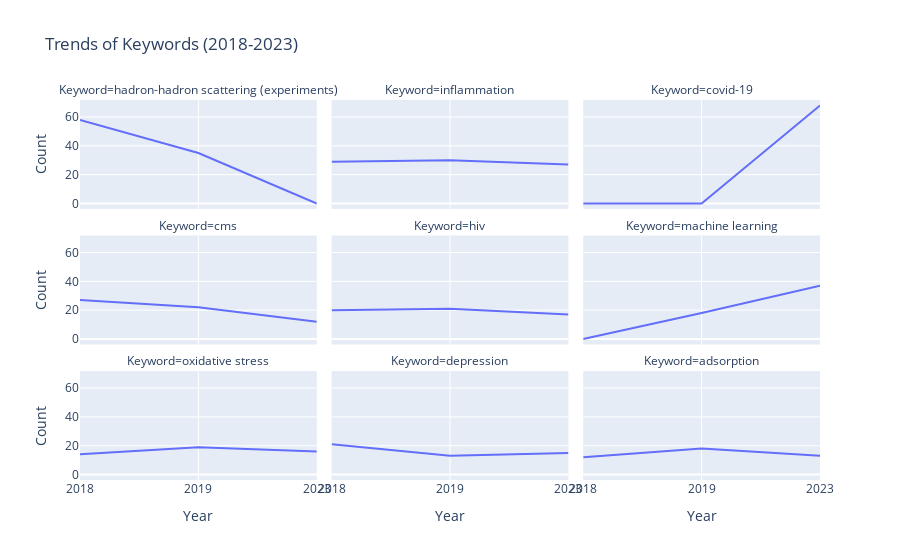

The code cell stored with this chart in its notebook:
### Code cell
fig = px.line(melted, x='Year', y='Count', facet_col='Keywords', 
              title='Trends of Keywords (2018-2023)', 
              facet_col_wrap=3,  # Adjust columns per row
              labels={'Year': 'Year', 'Count': 'Count', 'Keywords': 'Keyword'})

fig.show()

### Figure 1 — Plotly figure (JSON) as saved in the notebook; plotly's stock layout.template omitted (floating-point values rounded to 4 significant figures)
{"data": [{"hovertemplate": "Keyword=hadron-hadron scattering (experiments)<br>Year=%{x}<br>Count=%{y}<extra></extra>", "legendgroup": "", "line": {"color": "#636efa", "dash": "solid"}, "marker": {"symbol": "circle"}, "mode": "lines", "name": "", "orientation": "v", "showlegend": false, "type": "scatter", "x": ["2018", "2019", "2023"], "xaxis": "x7", "y": [58, 35, 0], "yaxis": "y7"}, {"hovertemplate": "Keyword=inflammation<br>Year=%{x}<br>Count=%{y}<extra></extra>", "legendgroup": "", "line": {"color": "#636efa", "dash": "solid"}, "marker": {"symbol": "circle"}, "mode": "lines", "name": "", "orientation": "v", "showlegend": false, "type": "scatter", "x": ["2018", "2019", "2023"], "xaxis": "x8", "y": [29, 30, 27], "yaxis": "y8"}, {"hovertemplate": "Keyword=covid-19<br>Year=%{x}<br>Count=%{y}<extra></extra>", "legendgroup": "", "line": {"color": "#636efa", "dash": "solid"}, "marker": {"symbol": "circle"}, "mode": "lines", "name": "", "orientation": "v", "showlegend": false, "type": "scatter", "x": ["2018", "2019", "2023"], "xaxis": "x9", "y": [0, 0, 68], "yaxis": "y9"}, {"hovertemplate": "Keyword=cms<br>Year=%{x}<br>Count=%{y}<extra></extra>", "legendgroup": "", "line": {"color": "#636efa", "dash": "solid"}, "marker": {"symbol": "circle"}, "mode": "lines", "name": "", "orientation": "v", "showlegend": false, "type": "scatter", "x": ["2018", "2019", "2023"], "xaxis": "x4", "y": [27, 22, 12], "yaxis": "y4"}, {"hovertemplate": "Keyword=hiv<br>Year=%{x}<br>Count=%{y}<extra></extra>", "legendgroup": "", "line": {"color": "#636efa", "dash": "solid"}, "marker": {"symbol": "circle"}, "mode": "lines", "name": "", "orientation": "v", "showlegend": false, "type": "scatter", "x": ["2018", "2019", "2023"], "xaxis": "x5", "y": [20, 21, 17], "yaxis": "y5"}, {"hovertemplate": "Keyword=machine learning<br>Year=%{x}<br>Count=%{y}<extra></extra>", "legendgroup": "", "line": {"color": "#636efa", "dash": "solid"}, "marker": {"symbol": "circle"}, "mode": "lines", "name": "", "orientation": "v", "showlegend": false, "type": "scatter", "x": ["2018", "2019", "2023"], "xaxis": "x6", "y": [0, 18, 37], "yaxis": "y6"}, {"hovertemplate": "Keyword=oxidative stress<br>Year=%{x}<br>Count=%{y}<extra></extra>", "legendgroup": "", "line": {"color": "#636efa", "dash": "solid"}, "marker": {"symbol": "circle"}, "mode": "lines", "name": "", "orientation": "v", "showlegend": false, "type": "scatter", "x": ["2018", "2019", "2023"], "xaxis": "x", "y": [14, 19, 16], "yaxis": "y"}, {"hovertemplate": "Keyword=depression<br>Year=%{x}<br>Count=%{y}<extra></extra>", "legendgroup": "", "line": {"color": "#636efa", "dash": "solid"}, "marker": {"symbol": "circle"}, "mode": "lines", "name": "", "orientation": "v", "showlegend": false, "type": "scatter", "x": ["2018", "2019", "2023"], "xaxis": "x2", "y": [21, 13, 15], "yaxis": "y2"}, {"hovertemplate": "Keyword=adsorption<br>Year=%{x}<br>Count=%{y}<extra></extra>", "legendgroup": "", "line": {"color": "#636efa", "dash": "solid"}, "marker": {"symbol": "circle"}, "mode": "lines", "name": "", "orientation": "v", "showlegend": false, "type": "scatter", "x": ["2018", "2019", "2023"], "xaxis": "x3", "y": [12, 18, 13], "yaxis": "y3"}], "layout": {"annotations": [{"font": {}, "showarrow": false, "text": "Keyword=oxidative stress", "x": 0.16, "xanchor": "center", "xref": "paper", "y": 0.2867, "yanchor": "bottom", "yref": "paper"}, {"font": {}, "showarrow": false, "text": "Keyword=depression", "x": 0.5, "xanchor": "center", "xref": "paper", "y": 0.2867, "yanchor": "bottom", "yref": "paper"}, {"font": {}, "showarrow": false, "text": "Keyword=adsorption", "x": 0.84, "xanchor": "center", "xref": "paper", "y": 0.2867, "yanchor": "bottom", "yref": "paper"}, {"font": {}, "showarrow": false, "text": "Keyword=cms", "x": 0.16, "xanchor": "center", "xref": "paper", "y": 0.6433, "yanchor": "bottom", "yref": "paper"}, {"font": {}, "showarrow": false, "text": "Keyword=hiv", "x": 0.5, "xanchor": "center", "xref": "paper", "y": 0.6433, "yanchor": "bottom", "yref": "paper"}, {"font": {}, "showarrow": false, "text": "Keyword=machine learning", "x": 0.84, "xanchor": "center", "xref": "paper", "y": 0.6433, "yanchor": "bottom", "yref": "paper"}, {"font": {}, "showarrow": false, "text": "Keyword=hadron-hadron scattering (experiments)", "x": 0.16, "xanchor": "center", "xref": "paper", "y": 1.0, "yanchor": "bottom", "yref": "paper"}, {"font": {}, "showarrow": false, "text": "Keyword=inflammation", "x": 0.5, "xanchor": "center", "xref": "paper", "y": 1.0, "yanchor": "bottom", "yref": "paper"}, {"font": {}, "showarrow": false, "text": "Keyword=covid-19", "x": 0.84, "xanchor": "center", "xref": "paper", "y": 1.0, "yanchor": "bottom", "yref": "paper"}], "legend": {"tracegroupgap": 0}, "title": {"text": "Trends of Keywords (2018-2023)"}, "xaxis": {"anchor": "y", "domain": [0, 0.32], "title": {"text": "Year"}}, "xaxis2": {"anchor": "y2", "domain": [0.34, 0.66], "matches": "x", "title": {"text": "Year"}}, "xaxis3": {"anchor": "y3", "domain": [0.68, 1.0], "matches": "x", "title": {"text": "Year"}}, "xaxis4": {"anchor": "y4", "domain": [0, 0.32], "matches": "x", "showticklabels": false}, "xaxis5": {"anchor": "y5", "domain": [0.34, 0.66], "matches": "x", "showticklabels": false}, "xaxis6": {"anchor": "y6", "domain": [0.68, 1.0], "matches": "x", "showticklabels": false}, "xaxis7": {"anchor": "y7", "domain": [0, 0.32], "matches": "x", "showticklabels": false}, "xaxis8": {"anchor": "y8", "domain": [0.34, 0.66], "matches": "x", "showticklabels": false}, "xaxis9": {"anchor": "y9", "domain": [0.68, 1.0], "matches": "x", "showticklabels": false}, "yaxis": {"anchor": "x", "domain": [0, 0.2867], "title": {"text": "Count"}}, "yaxis2": {"anchor": "x2", "domain": [0, 0.2867], "matches": "y", "showticklabels": false}, "yaxis3": {"anchor": "x3", "domain": [0, 0.2867], "matches": "y", "showticklabels": false}, "yaxis4": {"anchor": "x4", "domain": [0.3567, 0.6433], "matches": "y", "title": {"text": "Count"}}, "yaxis5": {"anchor": "x5", "domain": [0.3567, 0.6433], "matches": "y", "showticklabels": false}, "yaxis6": {"anchor": "x6", "domain": [0.3567, 0.6433], "matches": "y", "showticklabels": false}, "yaxis7": {"anchor": "x7", "domain": [0.7133, 1.0], "matches": "y", "title": {"text": "Count"}}, "yaxis8": {"anchor": "x8", "domain": [0.7133, 1.0], "matches": "y", "showticklabels": false}, "yaxis9": {"anchor": "x9", "domain": [0.7133, 1.0], "matches": "y", "showticklabels": false}}}
